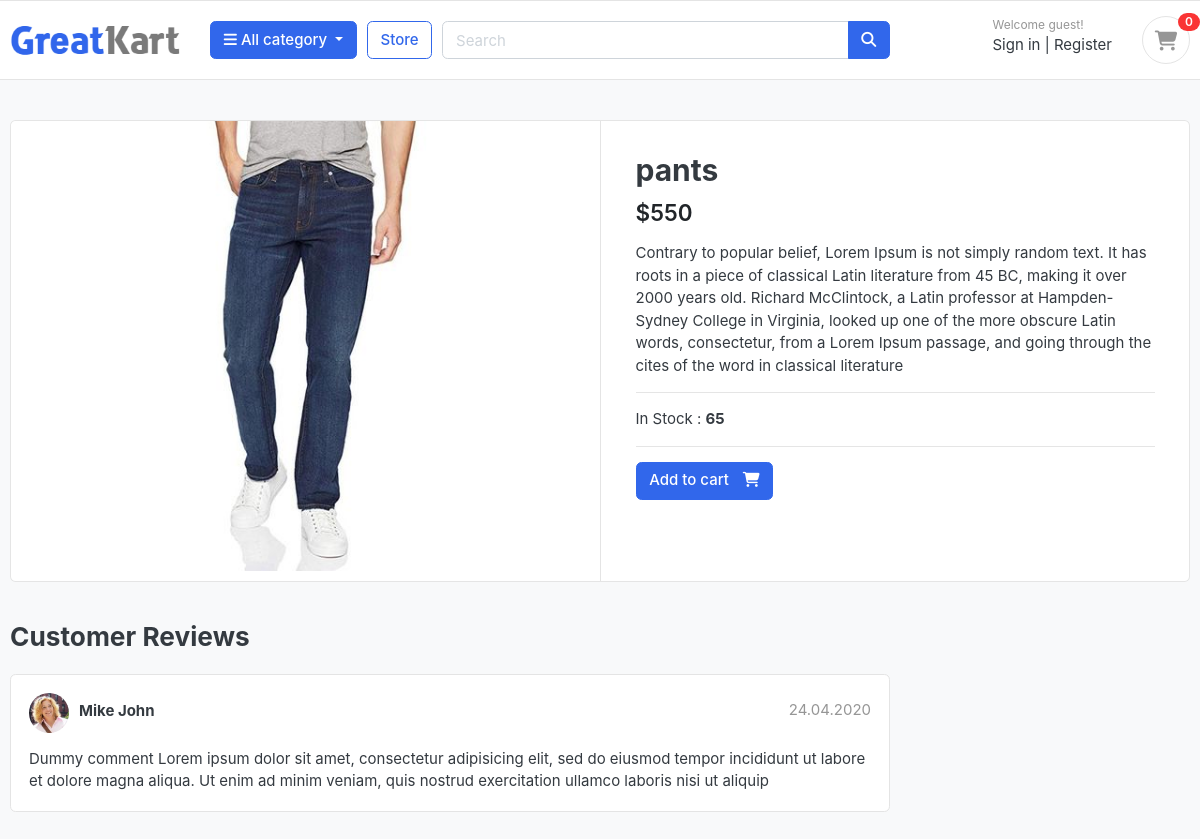
The app's page /store/pants/pants/ with its own data.
### store/models.py (models this page shows)
class Product(models.Model):
    product_name = models.CharField(max_length=100,unique=True)
    slug = models.SlugField(max_length=200, unique=True)
    description = models.TextField(max_length=500, blank=True)
    price = models.IntegerField()
    image = models.ImageField(upload_to='photos/products')
    stock = models.IntegerField()
    is_available = models.BooleanField(default=True)
    category = models.ForeignKey(Category, on_delete=models.CASCADE, null=True, blank=True)
    created_date = models.DateTimeField(auto_now_add=True)
    modified_date = models.DateTimeField(auto_now=True)
    def __str__(self):
        return self.product_name

### store/views.py (the view)
# urls.py: path('<slug:category_slug>/<slug:product_slug>/', views.product_detail, name='product_detail'),
def product_detail(request, category_slug, product_slug):
    single_product = Product.objects.get(slug = product_slug, category__slug = category_slug)
    print('single product ', single_product)
    return render(request, 'store/product-detail.html', {'product' : single_product})

### store/templates/store/product-detail.html (shortened to what this page needs)
{% extends 'base.html' %}
{% block body%}
<section class="section-content padding-y bg">
      <div class="container">
        <div class="card">
          <div class="row no-gutters">
            <aside class="col-md-6">
              <article class="gallery-wrap">
                <div class="img-big-wrap">
                  <a href="#"><img src="{{product.image.url}}" /></a>
                </div>
              </article>
            </aside>
            <main class="col-md-6 border-left">
              <article class="content-body">
                <h2 class="title">{{product.product_name}}</h2>
                <div class="mb-3">
                  <var class="price h4">${{product.price}}</var>
                </div>
                <p>
                  {{product.description}}
                </p>
                <hr />
                <p>
                  In Stock : <b>{{product.stock}}</b>
                </p>
                <hr />
                <form method="post">
                  <a href="{% url 'add_cart' product.id %}" class="btn btn-primary">
                    <span class="text">Add to cart</span>
                    <i class="fas fa-shopping-cart"></i>
                  </a>
                </form>
              </article>
            </main>
          </div>
        </div>
        <br />
        <div class="row">
          <div class="col-md-9">
            <header class="section-heading">
              <h3>Customer Reviews</h3>
            </header>
            <article class="box mb-3">
              <div class="icontext w-100">
                <img
                  src="./images/avatars/avatar1.jpg"
                  class="img-xs icon rounded-circle"
                />
                <div class="text">
                  <span class="date text-muted float-md-right"
                    >24.04.2020
                  </span>
                  <h6 class="mb-1">Mike John</h6>
                </div>
              </div>
              <div class="mt-3">
                <p>
                  Dummy comment Lorem ipsum dolor sit amet, consectetur
                  adipisicing elit, sed do eiusmod tempor incididunt ut labore
                  et dolore magna aliqua. Ut enim ad minim veniam, quis nostrud
                  exercitation ullamco laboris nisi ut aliquip
                </p>
              </div>
            </article>
          </div>
        </div>
      </div>
    </section>
{% endblock %}

### static/css/ui.css (style rules this page uses)
html { font-family: "Inter", sans-serif; font-size: 15px; }
.content-body { flex: 1 1 auto; padding: 2rem 2.3rem; }
.img-xs, .img-sm, .img-md, .img-lg { -o-object-fit: cover; object-fit: cover; flex-shrink: 0; flex-grow: 0; }
.img-xs { width: 40px; height: 40px; }
.padding-y { padding-top: 40px; padding-bottom: 40px; }
var { font-style: normal; }
article:after, .form-group:after { display: block; clear: both; content: ""; }
.bg { background-color: #f8f9fa; }
.section-heading { margin-bottom: 20px; margin-top: 15px; }
p:last-child { margin-bottom: 0; }
.btn .text + i { margin-left: 10px; }
.icontext { display: inline-flex; align-items: center; vertical-align: middle; }
.icontext .text { width: 100%; line-height: 1.2; }
.icontext .icon { position: relative; margin-right: 10px; flex-shrink: 0; flex-grow: 0; }
.price { font-weight: 600; color: #212529; }
.box { padding: 18px; background: #fff; border-radius: 0.37rem; border: 1px solid #e4e4e4; }
.box img { max-width: 100%; }
.gallery-wrap .img-big-wrap { margin-bottom: 10px; border-radius: 0.37rem; overflow: hidden; background-color: #fff; }
.gallery-wrap .img-big-wrap a { text-align: center; display: block; }
.gallery-wrap .img-big-wrap img { height: 450px; width: auto; display: inline-block; }

### records on screen
Product: image (picture), product_name "pants", price "550", description "Contrary to popular belief, Lorem Ipsum is not simply random text. It has roots in a piece of classical Latin literature from 45 BC, making it over 2000 years old. Richard McClintock, a Latin professor at Hampden-Sydney College in Virginia, looked up one of the more obscure Latin words, consectetur, from a Lorem Ipsum passage, and going through the cites of the word in classical literature", stock "65"
